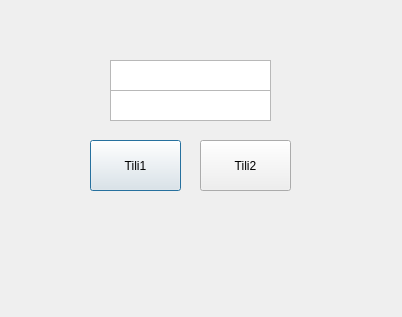
<?xml version="1.0" encoding="UTF-8"?>
<ui version="4.0">
 <class>Tilinvalinta</class>
 <widget class="QDialog" name="Tilinvalinta">
  <property name="geometry">
   <rect>
    <x>0</x>
    <y>0</y>
    <width>402</width>
    <height>317</height>
   </rect>
  </property>
  <property name="windowTitle">
   <string>Dialog</string>
  </property>
  <widget class="QPushButton" name="tiliYksiBtn">
   <property name="geometry">
    <rect>
     <x>90</x>
     <y>140</y>
     <width>91</width>
     <height>51</height>
    </rect>
   </property>
   <property name="text">
    <string>Tili1</string>
   </property>
  </widget>
  <widget class="QPushButton" name="tiliKaksiBtn">
   <property name="geometry">
    <rect>
     <x>200</x>
     <y>140</y>
     <width>91</width>
     <height>51</height>
    </rect>
   </property>
   <property name="text">
    <string>Tili2</string>
   </property>
  </widget>
  <widget class="QTextEdit" name="tilinValintamenu">
   <property name="geometry">
    <rect>
     <x>110</x>
     <y>90</y>
     <width>161</width>
     <height>31</height>
    </rect>
   </property>
  </widget>
  <widget class="QTextEdit" name="tilinValintamenu_2">
   <property name="geometry">
    <rect>
     <x>110</x>
     <y>60</y>
     <width>161</width>
     <height>31</height>
    </rect>
   </property>
  </widget>
 </widget>
 <resources/>
 <connections/>
</ui>
